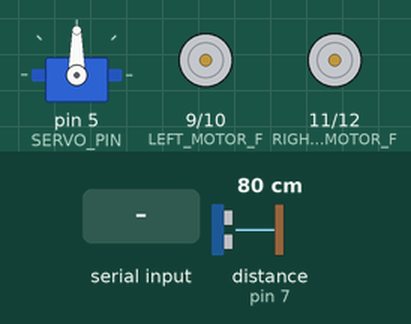
Bench run of a sketch on a simulated Arduino Uno, built with avr-gcc and run on an emulated ATmega328P. On the bench: servo, motor-driver pin pairs drawn as motors (green arrow = first pin HIGH = forward, orange = second pin HIGH = backward, longer = more drive). The test bench sets the inputs (shaded band); at power-on: distance to the obstacle (sensor on pin 7) 80 cm. The echo pulse lasts 58.3 µs per cm.

Above: at 1.2 s.
1.3 s: "F" received over the second serial link
At 2.5 s:
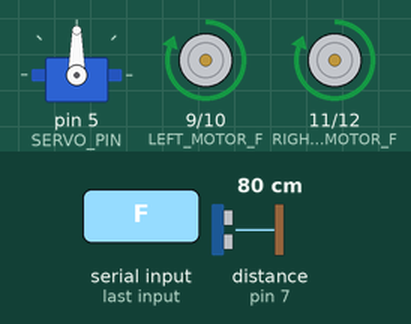
2.8 s: "B" received over the second serial link
At 3.9 s:
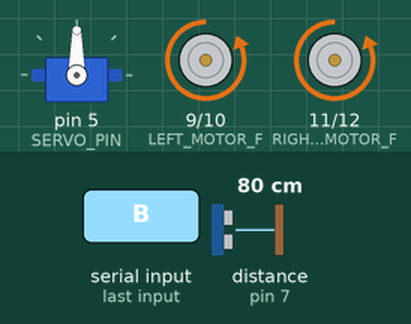
4.3 s: "L" received over the second serial link
At 5.0 s:
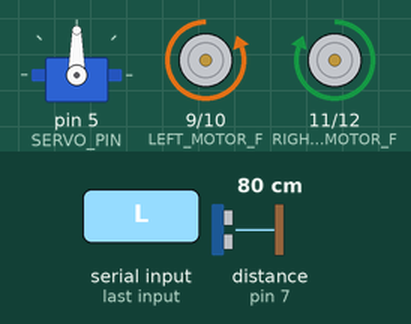
5.8 s: "R" received over the second serial link
At 6.2 s:
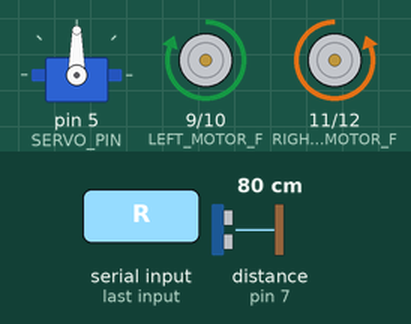
7.3 s: "S" received over the second serial link
At 8.5 s:
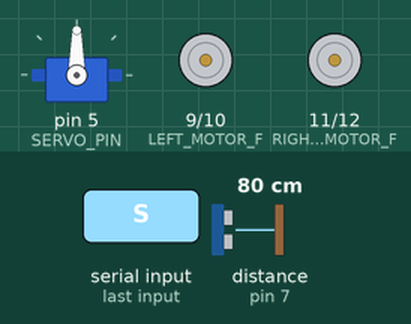
8.8 s: "A" received over the second serial link
At 9.8 s:
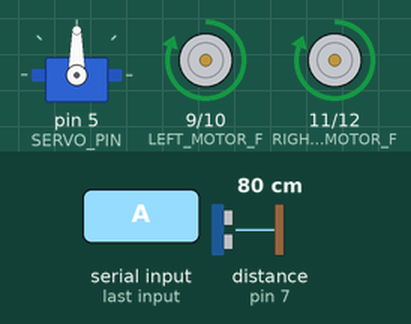
Timing chart, 0 to 11.3 s (numbered marks = the images above; inputs shaded):
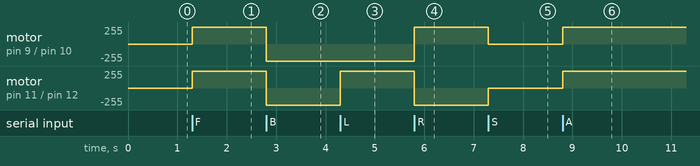

The sketch:

ObstacleAvoidingCar.ino
```cpp
#include <Servo.h>
#include <SoftwareSerial.h>

// Pin definitions
#define TRIG_PIN 6
#define ECHO_PIN 7
#define LEFT_MOTOR_F 9
#define LEFT_MOTOR_B 10
#define RIGHT_MOTOR_F 11
#define RIGHT_MOTOR_B 12
#define SERVO_PIN 5
#define SAFE_DISTANCE 15

// Bluetooth module
SoftwareSerial BT(2, 3); // RX, TX

Servo servoMotor;
bool isAutonomous = false; // Default mode is manual

// Function to measure distance
long measureDistance() {
  digitalWrite(TRIG_PIN, LOW);
  delayMicroseconds(2);
  digitalWrite(TRIG_PIN, HIGH);
  delayMicroseconds(10);
  digitalWrite(TRIG_PIN, LOW);

  long duration = pulseIn(ECHO_PIN, HIGH);
  long distance = duration * 0.034 / 2; // Convert duration to distance in cm
  return distance;
}

// Car movement functions
void stopCar() {
  digitalWrite(LEFT_MOTOR_F, LOW);
  digitalWrite(LEFT_MOTOR_B, LOW);
  digitalWrite(RIGHT_MOTOR_F, LOW);
  digitalWrite(RIGHT_MOTOR_B, LOW);
}

void moveForward() {
  digitalWrite(LEFT_MOTOR_F, HIGH);
  digitalWrite(LEFT_MOTOR_B, LOW);
  digitalWrite(RIGHT_MOTOR_F, HIGH);
  digitalWrite(RIGHT_MOTOR_B, LOW);
}

void moveBackward() {
  digitalWrite(LEFT_MOTOR_F, LOW);
  digitalWrite(LEFT_MOTOR_B, HIGH);
  digitalWrite(RIGHT_MOTOR_F, LOW);
  digitalWrite(RIGHT_MOTOR_B, HIGH);
}

void turnLeft() {
  digitalWrite(LEFT_MOTOR_F, LOW);
  digitalWrite(LEFT_MOTOR_B, HIGH);
  digitalWrite(RIGHT_MOTOR_F, HIGH);
  digitalWrite(RIGHT_MOTOR_B, LOW);
}

void turnRight() {
  digitalWrite(LEFT_MOTOR_F, HIGH);
  digitalWrite(LEFT_MOTOR_B, LOW);
  digitalWrite(RIGHT_MOTOR_F, LOW);
  digitalWrite(RIGHT_MOTOR_B, HIGH);
}

void findSafeDirection() {
  long leftDistance, rightDistance;

  // Check left direction
  servoMotor.write(120);
  delay(500);
  leftDistance = measureDistance();

  // Check right direction
  servoMotor.write(60);
  delay(500);
  rightDistance = measureDistance();

  // Return servo to default position
  servoMotor.write(90);
  delay(500);

  // Decide the safest direction
  if (leftDistance > rightDistance && leftDistance > SAFE_DISTANCE) {
    turnLeft();
    delay(1000);
  } else if (rightDistance > SAFE_DISTANCE) {
    turnRight();
    delay(1000);
  } else {
    stopCar();
  }
}

void autonomousMode() {
  long distance = measureDistance();

  if (distance < SAFE_DISTANCE) {
    stopCar();
    delay(500);
    moveBackward();
    delay(1000);
    stopCar();
    delay(500);
    findSafeDirection();
  } else {
    moveForward();
  }
}

void manualMode(char command) {
  switch (command) {
    case 'F':
      moveForward();
      break;
    case 'B':
      moveBackward();
      break;
    case 'L':
      turnLeft();
      break;
    case 'R':
      turnRight();
      break;
    case 'S':
      stopCar();
      break;
  }
}

void setup() {
  // Initialize pins
  pinMode(TRIG_PIN, OUTPUT);
  pinMode(ECHO_PIN, INPUT);
  pinMode(LEFT_MOTOR_F, OUTPUT);
  pinMode(LEFT_MOTOR_B, OUTPUT);
  pinMode(RIGHT_MOTOR_F, OUTPUT);
  pinMode(RIGHT_MOTOR_B, OUTPUT);

  // Initialize Bluetooth
  BT.begin(9600);
  Serial.begin(9600);

  // Initialize servo
  servoMotor.attach(SERVO_PIN);
  servoMotor.write(90); // Default position
}

void loop() {
  if (BT.available()) {
    char command = BT.read();

    if (command == 'A') {
      isAutonomous = true; // Switch to autonomous mode
    } else {
      isAutonomous = false; // Switch to manual mode
      manualMode(command); // Execute manual command
    }
  }

  if (isAutonomous) {
    autonomousMode(); // Run autonomous behavior
  }
}
```

Measured:
- after the input at 1.3 s, motor on pin 9 (LEFT_MOTOR_F) / pin 10 (LEFT_MOTOR_B), motor on pin 11 (RIGHT_MOTOR_F) / pin 12 (RIGHT_MOTOR_B): stopped → forward 255/255 at once
- after the input at 2.8 s, motor on pin 9 (LEFT_MOTOR_F) / pin 10 (LEFT_MOTOR_B), motor on pin 11 (RIGHT_MOTOR_F) / pin 12 (RIGHT_MOTOR_B): forward 255/255 → backward 255/255 at once
- after the input at 4.3 s, motor on pin 11 (RIGHT_MOTOR_F) / pin 12 (RIGHT_MOTOR_B): backward 255/255 → forward 255/255 at once
- after the input at 5.8 s, motor on pin 9 (LEFT_MOTOR_F) / pin 10 (LEFT_MOTOR_B): backward 255/255 → forward 255/255 at once; motor on pin 11 (RIGHT_MOTOR_F) / pin 12 (RIGHT_MOTOR_B): forward 255/255 → backward 255/255 at once
- after the input at 7.3 s, motor on pin 9 (LEFT_MOTOR_F) / pin 10 (LEFT_MOTOR_B): forward 255/255 → stopped at once; motor on pin 11 (RIGHT_MOTOR_F) / pin 12 (RIGHT_MOTOR_B): backward 255/255 → stopped at once
- after the input at 8.8 s, motor on pin 9 (LEFT_MOTOR_F) / pin 10 (LEFT_MOTOR_B), motor on pin 11 (RIGHT_MOTOR_F) / pin 12 (RIGHT_MOTOR_B): stopped → forward 255/255 at once
